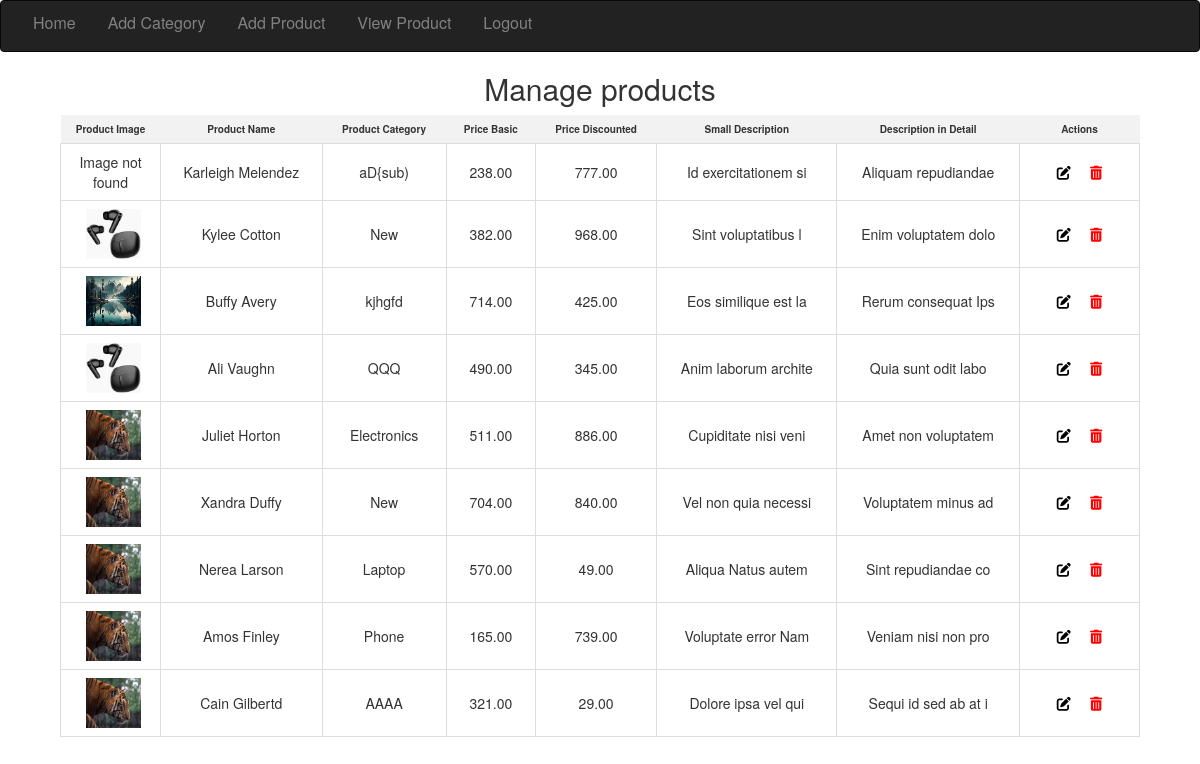
/view-product.php (signed in), run on the app's committed database.
### tables this page shows
CREATE TABLE `products` (
  `id` int NOT NULL AUTO_INCREMENT,
  `product_name` varchar(255) NOT NULL,
  `product_category` int DEFAULT NULL,
  `price_basic` decimal(10,2) NOT NULL,
  `price_discounted` decimal(10,2) DEFAULT NULL,
  `small_description` text,
  `description` text,
  `image` varchar(255) DEFAULT NULL,
  PRIMARY KEY (`id`),
  KEY `product_category_id` (`product_category`),
  CONSTRAINT `products_ibfk_1` FOREIGN KEY (`product_category`) REFERENCES `categories` (`category_id`)
);

CREATE TABLE `categories` (
  `category_id` int NOT NULL AUTO_INCREMENT,
  `category_name` varchar(255) NOT NULL,
  `parent_category_id` int DEFAULT NULL,
  `CreatedAt` timestamp NULL DEFAULT CURRENT_TIMESTAMP,
  `UpdatedAt` timestamp NULL DEFAULT CURRENT_TIMESTAMP ON UPDATE CURRENT_TIMESTAMP,
  PRIMARY KEY (`category_id`),
  KEY `parent_category_id` (`parent_category_id`),
  CONSTRAINT `categories_ibfk_1` FOREIGN KEY (`parent_category_id`) REFERENCES `categories` (`category_id`)
);

### classes/app.class.php (called while the page is built, shortened)
<?php
class App
{
    function get_name($category_id)
    {
        include "config/database.php";
        $productQuery = "SELECT category_name FROM categories WHERE category_id = ?";
        $stmt = $mysqli->prepare($productQuery);
        $stmt->bind_param("i", $category_id);
        $stmt->execute();
        $stmt->bind_result($category_name);
        return $category_name;
    }
}

### view-product.php (the view, shortened to what this page needs)
<?php
include "navbar.php";
include "config/database.php";
include "classes/app.class.php";
$app = new App();
$query = "SELECT * FROM products";
$result = mysqli_query($mysqli, $query);
?>
<!DOCTYPE html>
<html>
<head>
    <link rel="stylesheet" type="text/css" href="css/view-product.css" />
    <link rel="stylesheet" href="https://cdnjs.cloudflare.com/ajax/libs/font-awesome/6.2.0/css/all.min.css">
</head>
<body>
    <h1>Manage products</h1>
    <table id="productTable">
        <tr>
            <th class="image-column">Product Image</th>
            <th>Product Name</th>
            <th>Product Category</th>
            <th>Price Basic</th>
            <th>Price Discounted</th>
            <th>Small Description</th>
            <th>Description in Detail</th>
            <th class="actions">Actions</th>
        </tr>
        <?php
        while ($row = mysqli_fetch_assoc($result)) {
            echo "<tr>";
            $imagePath = "{$row['image']}";
            $category_name = $app->get_name($row['product_category']);
            if (file_exists($imagePath)) {
                echo '<td><img src="' . $imagePath . '" alt="Image" style="width: 60px; height: 50px; padding-left: 5px;"></td>';
            } else {
                echo "<td>Image not found</td>";
            }
            echo "<td>{$row['product_name']}</td>";
            echo "<td>$category_name</td>";
            echo "<td>{$row['price_basic']}</td>";
            echo "<td>{$row['price_discounted']}</td>";
            echo "<td>{$row['small_description']}</td>";
            echo "<td>{$row['description']}</td>";
            echo "<td class='actions'>
                    <form method='post' action='delete-product.php' style='display: inline;'>
                        <input type='hidden' name='product_id' value='{$row['id']}' />
                        <center>
                        <i class='fas fa-edit' onclick=\"editProduct({$row['id']})\"></i></a>&nbsp;&nbsp;&nbsp;&nbsp;
                        <i class='fas fa-trash-alt' onclick=\"confirmDelete({$row['id']})\"></i>
                    </form>
                </td>";
            echo "</tr>";
        }
        ?>
    </table>
</body>
</html>

### navbar.php (shortened to what this page needs)
<!DOCTYPE html>
<html lang="en">
<head>
    <link rel="stylesheet" href="https://maxcdn.bootstrapcdn.com/bootstrap/3.4.1/css/bootstrap.min.css">
    <link rel="stylesheet" type="text/css" href="css/navbar.css" />
</head>
<body>
    <nav class="navbar navbar-inverse">
        <div class="container-fluid">
            <div class="navbar">
                <a class="hover-underline-animation" href="home.php">Home</a>
                <a class="hover-underline-animation" href="add-category.php">Add Category</a>
                <a class="hover-underline-animation" href="add-product.php">Add Product</a>
                <a class="hover-underline-animation" href="view-product.php">View Product</a>
                <a class="hover-underline-animation" href="#" id="logout">Logout</a>
            </div>
        </div>
    </nav>
</body>

### css/navbar.css (style rules this page uses)
.container-fluid { height: 50px; }
.navbar { overflow: hidden; }
.navbar a { float: left; font-size: 16px; color: grey !important; text-align: center; padding: 10px 16px; text-decoration: none !important; }
.hover-underline-animation { display: inline-block; position: relative; color: #0087ca; }
.hover-underline-animation:after { content: ''; position: absolute; width: 100%; transform: scaleX(0); height: 2px; bottom: 0; left: 0; background-color: #0087ca; transform-origin: bottom right; transition: transform 0.25s ease-out; }

### css/view-product.css (style rules this page uses)
h1 { text-align: center; font-size: 30px; }
table { border-collapse: collapse; width: 90%; margin: 0 auto; }
td { padding: 8px 12px; border: 1px solid #ddd; text-align: center; }
th { background-color: #f2f2f2; padding: 7px 12px; font-size: 10px; text-align: center; }
.image-column { width: 100px; }
.actions { width: 120px; }
.fa-trash-alt::before { color: red; cursor: pointer; }
.fa-edit::before { color: rgb(0, 0, 0); cursor: pointer; }

### data on the page
products: shows "Image not found", product_name "Karleigh Melendez", product_category.category_name "aD{sub)", price_basic "238.00", price_discounted "777.00", small_description "Id exercitationem si", description "Aliquam repudiandae"
products: image (picture), product_name "Kylee Cotton", product_category.category_name "New", price_basic "382.00", price_discounted "968.00", small_description "Sint voluptatibus l", description "Enim voluptatem dolo"
products: image (picture), product_name "Buffy Avery", product_category.category_name "kjhgfd", price_basic "714.00", price_discounted "425.00", small_description "Eos similique est la", description "Rerum consequat Ips"
products: image (picture), product_name "Ali Vaughn", product_category.category_name "QQQ", price_basic "490.00", price_discounted "345.00", small_description "Anim laborum archite", description "Quia sunt odit labo"
products: image (picture), product_name "Juliet Horton", product_category.category_name "Electronics", price_basic "511.00", price_discounted "886.00", small_description "Cupiditate nisi veni", description "Amet non voluptatem"
products: image (picture), product_name "Xandra Duffy", product_category.category_name "New", price_basic "704.00", price_discounted "840.00", small_description "Vel non quia necessi", description "Voluptatem minus ad"
products: image (picture), product_name "Nerea Larson", product_category.category_name "Laptop", price_basic "570.00", price_discounted "49.00", small_description "Aliqua Natus autem", description "Sint repudiandae co"
products: image (picture), product_name "Amos Finley", product_category.category_name "Phone", price_basic "165.00", price_discounted "739.00", small_description "Voluptate error Nam", description "Veniam nisi non pro"
products: image (picture), product_name "Cain Gilbertd", product_category.category_name "AAAA", price_basic "321.00", price_discounted "29.00", small_description "Dolore ipsa vel qui", description "Sequi id sed ab at i"
